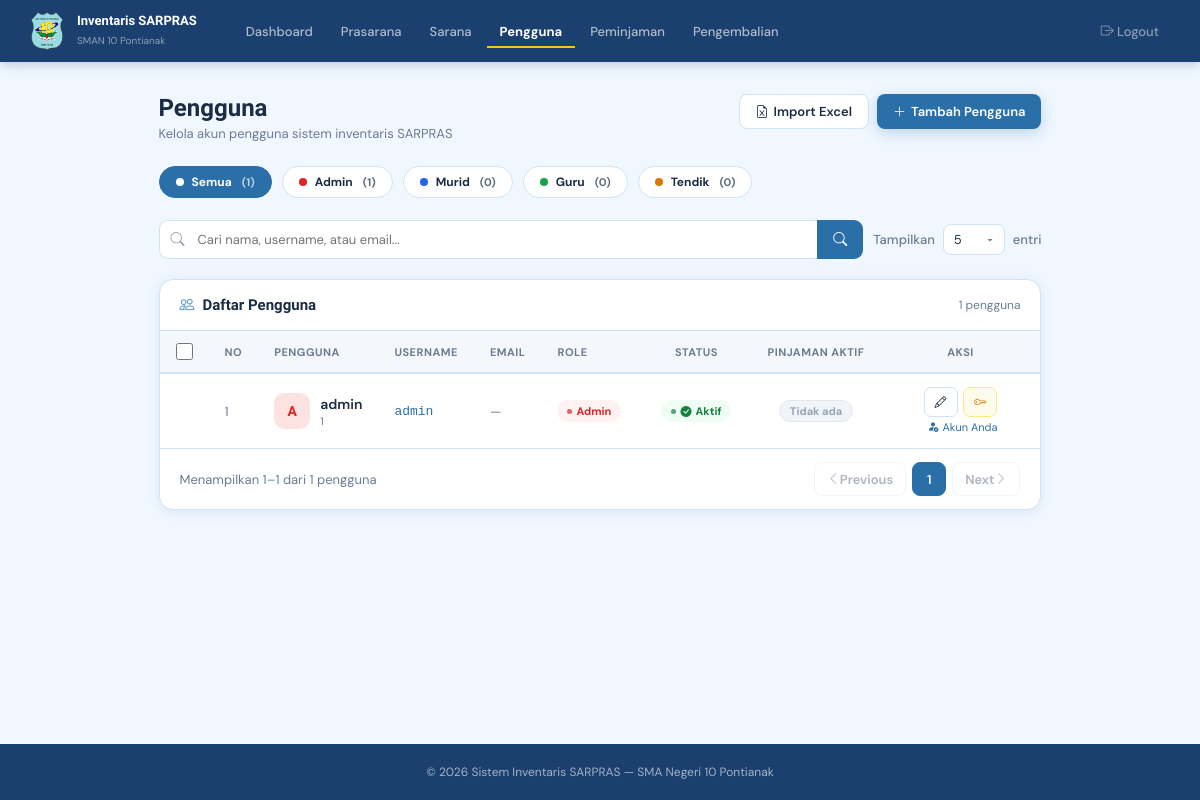
The app's page /admin/pengguna.php (signed in) with its own data.
### tables this page shows
CREATE TABLE `pengguna` (
  `id_pengguna` varchar(25) NOT NULL,
  `nama` varchar(75) NOT NULL,
  `email` varchar(75) DEFAULT NULL,
  `username` varchar(50) DEFAULT NULL,
  `password` varchar(255) NOT NULL,
  `role` enum('admin','murid','guru','tendik') NOT NULL,
  `status` enum('aktif','pending','nonaktif') NOT NULL DEFAULT 'aktif'
);

### admin/pengguna.php (the view, shortened to what this page needs)
<?php
require_once "../config/koneksi.php";
$search    = isset($_GET['q'])    ? trim(mysqli_real_escape_string($conn, $_GET['q']))    : '';
$filter_role = isset($_GET['role']) && in_array($_GET['role'], ['admin','murid','guru','tendik'])
               ? $_GET['role'] : '';
$valid_per_page = [5,10,20,25,50,100];
$per_page = isset($_GET['per_page']) && in_array((int)$_GET['per_page'],$valid_per_page) ? (int)$_GET['per_page'] : 5;
$page     = max(1, (int)($_GET['page'] ?? 1));
$where = "WHERE 1=1";
$total       = mysqli_fetch_assoc(mysqli_query($conn,
    "SELECT COUNT(*) as t FROM pengguna p $where"))['t'];
$total_pages = max(1, ceil($total / $per_page));
$page        = min($page, $total_pages);
$offset      = ($page - 1) * $per_page;
$pengguna_q = mysqli_query($conn, "
    SELECT p.*,
           (SELECT COUNT(*) FROM peminjaman pm
            WHERE pm.id_pengguna = p.id_pengguna
              AND pm.status IN ('menunggu','dipinjam')) AS pinjam_aktif
    FROM pengguna p
    $where
    ORDER BY p.nama ASC
    LIMIT $per_page OFFSET $offset
");
$role_cfg = [
    'admin'  => ['Admin',   'badge-danger'],
    'murid'  => ['Murid',   'badge-info'],
    'guru'   => ['Guru',    'badge-success'],
    'tendik' => ['Tendik',  'badge-warning'],
];
$pending_count = mysqli_fetch_assoc(mysqli_query($conn, "SELECT COUNT(*) as t FROM pengguna WHERE status='pending'"))['t'];
$stats = [];
foreach (['admin','murid','guru','tendik'] as $r) {
    $stats[$r] = mysqli_fetch_assoc(mysqli_query($conn,
        "SELECT COUNT(*) as t FROM pengguna WHERE role='$r'"))['t'];
}
$stats['total'] = array_sum($stats);
?>
<!DOCTYPE html>
<html lang="id">
<head>
  <link href="https://cdn.jsdelivr.net/npm/bootstrap-icons@1.11.1/font/bootstrap-icons.css" rel="stylesheet">
</head>
<body>
<nav class="navbar">
  <a href="dashboard.php" class="nav-brand">
    <img src="../assets/logo.png" alt="Logo">
    <div class="nav-brand-text">
      <strong>Inventaris SARPRAS</strong>
      <span>SMAN 10 Pontianak</span>
    </div>
  </a>
  <div class="nav-links">
    <a href="dashboard.php"    class="nav-link">Dashboard</a>
    <a href="ruangan.php"      class="nav-link">Prasarana</a>
    <a href="barang.php"       class="nav-link">Sarana</a>
    <a href="pengguna.php"     class="nav-link active">
      Pengguna
    </a>
    <a href="peminjaman.php"   class="nav-link">
      Peminjaman
    </a>
    <a href="pengembalian.php" class="nav-link">Pengembalian</a>
    <a href="../auth/logout.php" class="nav-link logout"><i class="bi bi-box-arrow-right"></i> Logout</a>
  </div>
</nav>
<div class="page-wrapper">
  <div class="page-header">
    <div>
      <div class="page-title">Pengguna</div>
      <div class="page-sub">Kelola akun pengguna sistem inventaris SARPRAS</div>
    </div>
    <div class="header-actions">
      <button class="btn btn-secondary" onclick="openModal('modalImport')">
        <i class="bi bi-file-earmark-excel"></i> Import Excel
      </button>
      <button class="btn btn-primary" onclick="openAddModal()">
        <i class="bi bi-plus-lg"></i> Tambah Pengguna
      </button>
    </div>
  </div>
  <div class="stats-row">
    <?php
    $base_q = '?' . ($search ? 'q='.urlencode($search).'&' : '');
    $role_labels = [''=>['Semua','#4A90C4'], 'admin'=>['Admin','#DC2626'], 'murid'=>['Murid','#2563EB'], 'guru'=>['Guru','#16A34A'], 'tendik'=>['Tendik','#D97706']];
    $role_counts = ['' => $stats['total'], 'admin'=>$stats['admin'], 'murid'=>$stats['murid'], 'guru'=>$stats['guru'], 'tendik'=>$stats['tendik']];
    foreach ($role_labels as $rk => $rv):
      $is_active = ($filter_role === $rk);
      $href = $base_q . ($rk ? 'role='.$rk : '');
    ?>
    <a href="<?= $href ?>" class="stat-pill <?= $is_active ? 'active' : '' ?>">
      <span class="pill-dot" style="background:<?= $rv[1] ?>;"></span>
      <?= $rv[0] ?>
      <span class="stat-pill-count">(<?= $role_counts[$rk] ?>)</span>
    </a>
    <?php endforeach; ?>
  </div>
  <div class="toolbar">
    <form method="GET" id="searchFormPengguna" style="display:flex;gap:0;flex:1;min-width:200px;">
      <div class="search-wrap-inner">
        <input type="text" name="q" id="searchInputPengguna" class="search-input"
               placeholder="Cari nama, username, atau email..."
               value="<?= htmlspecialchars($search) ?>">
      </div>
      <button type="submit" class="btn-search"><i class="bi bi-search"></i></button>
    </form>
    <form method="GET" style="display:flex;align-items:center;">
      <div class="show-entries-wrap">
        <label class="show-entries-label">Tampilkan</label>
        <select class="show-entries-select" name="per_page" onchange="this.form.submit()">
          <option value="5" <?= $per_page==5?'selected':'' ?>>5</option>
        </select>
        <span class="show-entries-label">entri</span>
      </div>
    </form>
  </div>
  <div class="card">
    <div class="card-header">
      <div class="card-title">
        <i class="bi bi-people"></i> Daftar Pengguna
      </div>
      <span style="font-size:12px;color:var(--muted);"><?= number_format($total) ?> pengguna</span>
    </div>
    <div class="table-wrap">
      <table class="inv-table">
        <thead>
          <tr>
            <th style="width:40px;text-align:center;">
              <div class="cb-wrap">
                <input type="checkbox" class="row-cb" id="checkAll" title="Pilih semua" onchange="toggleAll(this)">
              </div>
            </th>
            <th style="width:46px;">No</th>
            <th>Pengguna</th>
            <th>Username</th>
            <th>Email</th>
            <th style="width:100px;">Role</th>
            <th style="width:110px;text-align:center;">Status</th>
            <th style="width:120px;text-align:center;">Pinjaman Aktif</th>
            <th style="width:160px;text-align:center;">Aksi</th>
          </tr>
        </thead>
        <tbody>
          <?php
          $no  = $offset + 1;
          $my_id_session = $_SESSION['id_pengguna'];
          while ($p = mysqli_fetch_assoc($pengguna_q)):
            $rc  = $role_cfg[$p['role']] ?? [ucfirst($p['role']), 'badge-muted'];
            $inisial = strtoupper(substr($p['nama'], 0, 1));
            $is_self_row  = ($p['id_pengguna'] === $my_id_session);
            $is_other_admin = (!$is_self_row && $p['role'] === 'admin');
            $p_js = htmlspecialchars(json_encode([
              'id'       => $p['id_pengguna'],
              'nama'     => $p['nama'],
              'email'    => $p['email'],
              'username' => $p['username'],
              'role'     => $p['role'],
            ]), ENT_QUOTES);
            $is_admin_nonaktif = ($p['role'] === 'admin' && $p['status'] === 'nonaktif');
          ?>
          <tr>
            <td style="text-align:center;">
            </td>
            <td style="color:var(--muted);font-size:13px;"><?= $no++ ?></td>
            <td>
              <div style="display:flex;align-items:center;gap:10px;">
                <div class="avatar avatar-<?= $p['role'] ?>"><?= $inisial ?></div>
                <div>
                  <div style="font-weight:600;"><?= htmlspecialchars($p['nama']) ?></div>
                  <div style="font-size:11px;color:var(--muted);margin-top:1px;"><?= htmlspecialchars($p['id_pengguna']) ?></div>
                </div>
              </div>
            </td>
            <td style="font-size:13px;font-family:monospace;color:var(--blue-dark);">
              <?= htmlspecialchars($p['username']) ?>
            </td>
            <td style="font-size:13px;color:var(--muted);"><?= htmlspecialchars($p['email'] ?: '—') ?></td>
            <td><span class="badge <?= $rc[1] ?>"><?= $rc[0] ?></span></td>
            <td style="text-align:center;">
              <?php
                $st = $p['status'] ?? 'aktif';
                if ($st === 'aktif') echo '<span class="badge badge-success"><i class="bi bi-check-circle-fill"></i> Aktif</span>';
                elseif ($st === 'nonaktif') echo '<span class="badge badge-muted" style="background:#FEF2F2;color:#DC2626;"><i class="bi bi-slash-circle-fill"></i> Nonaktif</span>';
                else echo '<span class="badge badge-warning">Pending</span>';
              ?>
            </td>
            <td style="text-align:center;">
              <?php if ($p['pinjam_aktif'] > 0): ?>
                <span class="pinjam-aktif-badge">
                  <i class="bi bi-box-arrow-up-right" style="font-size:10px;"></i>
                  <?= $p['pinjam_aktif'] ?> aktif
                </span>
              <?php else: ?>
                <span class="pinjam-aktif-badge none">Tidak ada</span>
              <?php endif; ?>
            </td>
            <td style="text-align:center;">
              <?php if ($is_other_admin && !$is_admin_nonaktif): ?>
                <button class="btn btn-sm btn-danger" title="Nonaktifkan admin ini"
                        onclick="openNonaktifModal('<?= htmlspecialchars(addslashes($p['id_pengguna'])) ?>','<?= htmlspecialchars(addslashes($p['nama'])) ?>')">
                  <i class="bi bi-person-slash"></i> Nonaktifkan
                </button>
              <?php else: ?>
                <button class="btn btn-sm btn-secondary" title="Edit" onclick="openEditModal(<?= $p_js ?>)" style="margin-right:2px;">
                  <i class="bi bi-pencil"></i>
                </button>
                <button class="btn btn-sm btn-warning" title="Reset Password"
                        onclick="openResetModal('<?= htmlspecialchars(addslashes($p['id_pengguna'])) ?>','<?= htmlspecialchars(addslashes($p['nama'])) ?>')">
                  <i class="bi bi-key"></i>
                </button>
                <span style="font-size:11px;color:var(--blue-dark);display:inline-flex;align-items:center;gap:4px;margin-left:4px;"
                      title="Ini akun Anda yang sedang aktif">
                  <i class="bi bi-person-fill-check"></i> Akun Anda
                </span>
              <?php endif; ?>
            </td>
          </tr>
          <?php endwhile; ?>
        </tbody>
      </table>
    </div>
    <?php if ($total > 0): ?>
    <div class="table-footer">
      <span>Menampilkan <?= $offset+1 ?>–<?= min($offset+$per_page,$total) ?> dari <?= number_format($total) ?> pengguna</span>
      <div class="pag-btns">
        <?php
        $base_url = '?' .
          ($search      ? 'q='.urlencode($search).'&'      : '') .
          ($filter_role ? 'role='.$filter_role.'&'         : '') .
          ($per_page!=5 ? 'per_page='.$per_page.'&' : '');
        ?>
        <a href="<?= $base_url ?>page=<?= $page-1 ?>"
           class="pag-btn pag-btn-text <?= $page<=1 ? 'disabled' : '' ?>">
          <i class="bi bi-chevron-left"></i> Previous
        </a>
        <?php for ($i = max(1,$page-2); $i <= min($total_pages,$page+2); $i++): ?>
          <a href="<?= $base_url ?>page=<?= $i ?>"
             class="pag-btn <?= $i==$page ? 'active' : '' ?>"><?= $i ?></a>
        <?php endfor; ?>
        <a href="<?= $base_url ?>page=<?= $page+1 ?>"
           class="pag-btn pag-btn-text <?= $page>=$total_pages ? 'disabled' : '' ?>">
          Next <i class="bi bi-chevron-right"></i>
        </a>
      </div>
    </div>
    <?php endif; ?>
  </div>
</div>
<footer style="background:var(--blue-deep);color:rgba(255,255,255,.6);text-align:center;padding:20px;font-size:12px;">
  &copy; <?= date('Y') ?> Sistem Inventaris SARPRAS — SMA Negeri 10 Pontianak
</footer>
</body>
</html>

### records on screen
pengguna: nama "A", nama "admin", id_pengguna "1", username "admin", email "—", role "Admin", status "aktif" (drawn)

### other values on screen
$rv[0] "Semua"
$role_counts[$rk] "1"
$rv[0] "Admin"
$rv[0] "Murid"
$role_counts[$rk] "0"
$rv[0] "Guru"
$rv[0] "Tendik"
$total "1"
$offset+1 "1"
min($offset+$per_page,$total) "1"
